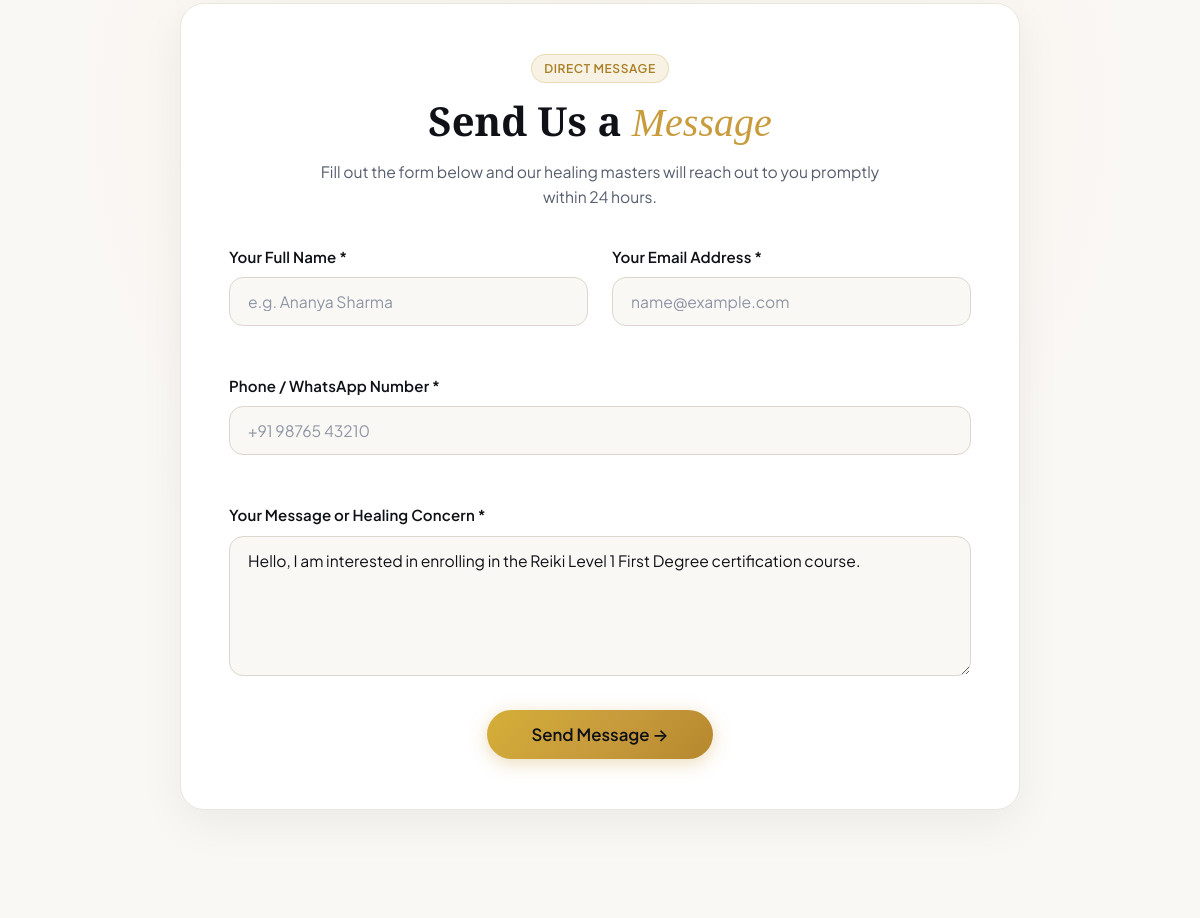
Page /contact.php?course=reiki-level-1-first-degree (middle part) on the earlier database version.
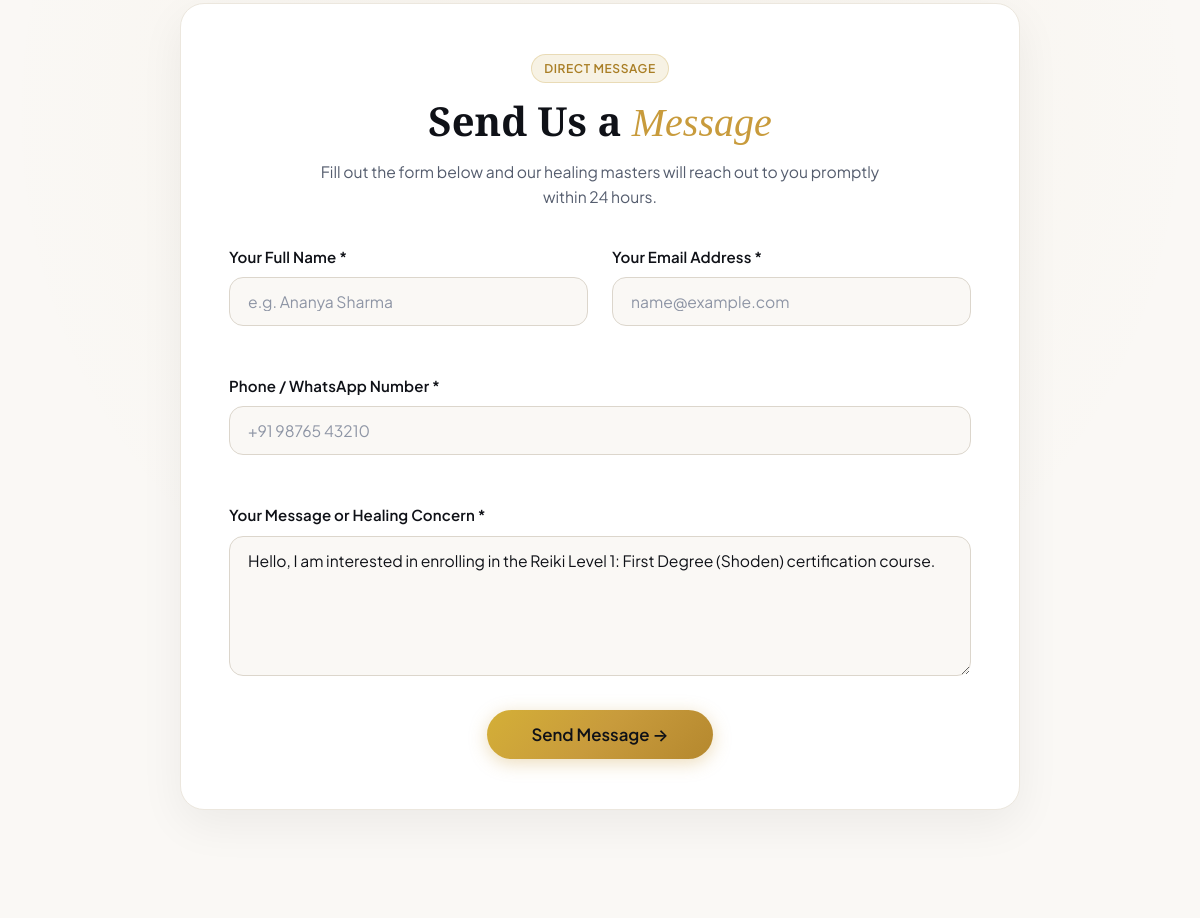
Same page on the later database version.
### tables this page shows
CREATE TABLE `courses` (
  `id` int(11) NOT NULL AUTO_INCREMENT,
  `title` varchar(255) NOT NULL,
  `slug` varchar(255) NOT NULL,
  `short_description` text DEFAULT NULL,
  `full_description` longtext DEFAULT NULL,
  `price_text` varchar(100) DEFAULT 'Contact for price',
  `duration` varchar(100) DEFAULT NULL,
  `mode` varchar(100) DEFAULT NULL,
  `energy_exchange` varchar(100) DEFAULT NULL,
  `language` varchar(100) DEFAULT NULL,
  `certificate` varchar(100) DEFAULT NULL,
  `course_material` varchar(100) DEFAULT NULL,
  `image` varchar(255) DEFAULT NULL,
  `sort_order` int(11) DEFAULT 0,
  `is_active` tinyint(1) DEFAULT 1,
  `created_at` timestamp NOT NULL DEFAULT current_timestamp(),
  `updated_at` timestamp NOT NULL DEFAULT current_timestamp() ON UPDATE current_timestamp(),
  PRIMARY KEY (`id`),
  UNIQUE KEY `slug` (`slug`)
);

### contact.php (the view, shortened to what this page needs)
<?php
require_once __DIR__ . '/config/constants.php';
$prefilledService = $_GET['service'] ?? '';
$prefilledCourse = $_GET['course'] ?? '';
$defaultMessage = '';
if (!empty($prefilledService)) {
    $defaultMessage = "Hello, I would like to book a session for " . htmlspecialchars($prefilledService) . ".";
} elseif (!empty($prefilledCourse)) {
    $courseName = $prefilledCourse;
    if (isset($pdo) && $pdo instanceof PDO) {
        try {
            $cStmt = $pdo->prepare("SELECT title FROM courses WHERE slug = ? LIMIT 1");
            $cStmt->execute([$prefilledCourse]);
            $cRow = $cStmt->fetch(PDO::FETCH_ASSOC);
            if ($cRow && !empty($cRow['title'])) {
                $courseName = $cRow['title'];
            } else {
                $courseName = ucwords(str_replace('-', ' ', $prefilledCourse));
            }
        } catch (PDOException $e) {
            $courseName = ucwords(str_replace('-', ' ', $prefilledCourse));
        }
    }
    $defaultMessage = "Hello, I am interested in enrolling in the " . htmlspecialchars($courseName) . " certification course.";
}
include __DIR__ . '/includes/header.php';
?>
<section class="contact-form-section" id="contact-form-section" style="scroll-margin-top: 100px;">
    <div class="container">
        <div class="contact-form-card animate-on-scroll" id="book-form" style="scroll-margin-top: 100px;">
            <div class="form-title-box">
                <span class="badge badge-gold" style="margin-bottom: 12px;">Direct Message</span>
                <h2 class="section-heading" style="font-size: 2.5rem; margin-bottom: 10px; color: #0F1117;">Send Us a <em>Message</em></h2>
                <p style="color: #555D6E; font-size: 0.98rem; max-width: 600px; margin: 0 auto;">Fill out the form below and our healing masters will reach out to you promptly within 24 hours.</p>
            </div>
            <form id="contact-form-element" action="<?php echo BASE_URL; ?>api/contact-submit.php" method="POST" novalidate>
                <div class="form-grid-2col">
                    <div class="form-group">
                        <label for="contact-name" class="form-label">Your Full Name *</label>
                        <input type="text" id="contact-name" name="name" class="form-input" placeholder="e.g. Ananya Sharma" required>
                    </div>
                    <div class="form-group">
                        <label for="contact-email" class="form-label">Your Email Address *</label>
                        <input type="email" id="contact-email" name="email" class="form-input" placeholder="name@example.com" required>
                    </div>
                    <div class="form-group full-width">
                        <label for="contact-phone" class="form-label">Phone / WhatsApp Number *</label>
                        <input type="tel" id="contact-phone" name="phone" class="form-input" placeholder="+91 98765 43210" required>
                    </div>
                    <div class="form-group full-width">
                        <label for="contact-message" class="form-label">Your Message or Healing Concern *</label>
                        <textarea id="contact-message" name="message" class="form-textarea" placeholder="Tell us about your physical, emotional, or spiritual healing goals..." required><?php echo htmlspecialchars($defaultMessage); ?></textarea>
                    </div>
                </div>
                <div style="text-align: center; margin-top: 10px;">
                    <button type="submit" id="contact-submit-btn" class="btn-gold" style="padding: 14px 44px; font-size: 1.05rem; cursor: pointer; border: none;">
                        Send Message →
                    </button>
                </div>
            </form>
        </div>
    </div>
</section>
<?php include __DIR__ . '/includes/footer.php'; ?>

Differences in the rows shown:
now on this page (row edited): courses: message "Hello, I am interested in enrolling in the Reiki Level 1: First Degree (Shoden) certification course."
Other differences:
form field message: "Hello, I am interested in enrolling in the Reiki Level 1 First Degree certification course." → (not shown)
